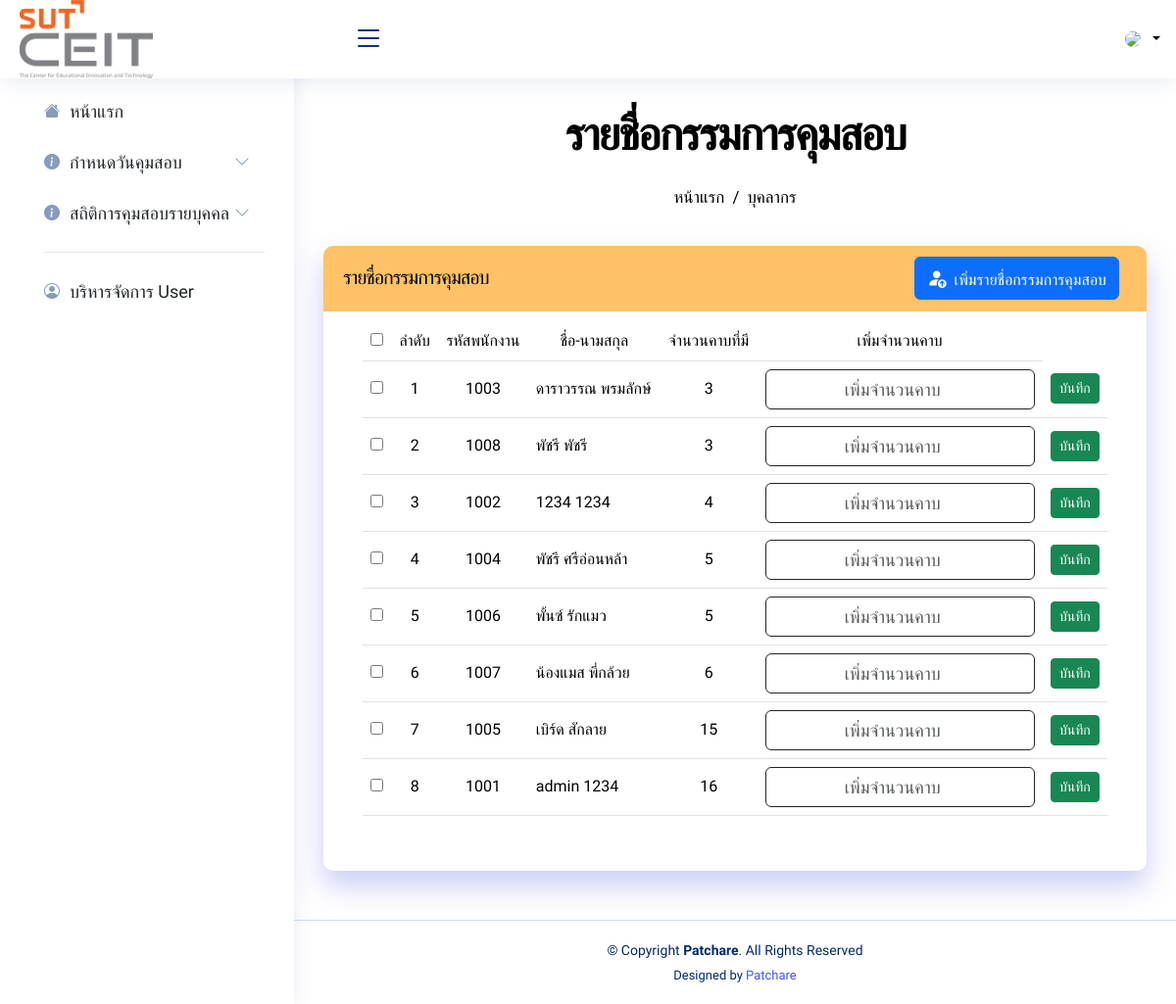
The page /admin/addname.php on the database its author committed.
### tables this page shows
CREATE TABLE `user` (
  `user_id` int(11) NOT NULL,
  `personal_id` int(11) NOT NULL COMMENT 'รหัสพนักงาน',
  `username` varchar(50) NOT NULL COMMENT 'ชื่อผู้ใช้',
  `password` varchar(30) NOT NULL COMMENT 'รหัสผ่าน',
  `name` varchar(50) NOT NULL COMMENT 'ชื่อ',
  `lastname` varchar(50) NOT NULL COMMENT 'นามสกุล',
  `email` varchar(35) NOT NULL COMMENT 'อีเมล',
  `phone` char(15) NOT NULL COMMENT 'เบอร์โทรศัพท์',
  `tel` char(15) NOT NULL COMMENT 'เบอร์ภายใน',
  `user_type` int(1) NOT NULL COMMENT 'ประเภทผู้ใช้{1:ผู้ดูแลระบบ, 2:ผู้ใช้งานระบบ,}',
  `status` int(11) NOT NULL COMMENT 'สถานะผู้เข้าใช้งาน{0:ไม่อนุญาตให้เข้าใช้งาน, 1:อนุญาตให้เข้าใช้งาน',
  `amout_hour` int(11) NOT NULL COMMENT 'จำนวนคาบที่มี',
  `ag_id` int(11) NOT NULL COMMENT 'รหัสหน่วยงาน'
);

### admin/addname.php (the view, shortened to what this page needs)
<!DOCTYPE html>
<html lang="en">
<head>
    <link href="../assets/vendor/bootstrap/css/bootstrap.min.css" rel="stylesheet">
    <link href="../assets/vendor/bootstrap-icons/bootstrap-icons.css" rel="stylesheet">
    <link href="../assets/vendor/boxicons/css/boxicons.min.css" rel="stylesheet">
    <link href="../assets/vendor/quill/quill.snow.css" rel="stylesheet">
    <link href="../assets/vendor/quill/quill.bubble.css" rel="stylesheet">
    <link href="../assets/vendor/remixicon/remixicon.css" rel="stylesheet">
    <link href="../assets/vendor/simple-datatables/style.css" rel="stylesheet">
    <link href="../assets/css/style.css" rel="stylesheet">
    <link href="https://cdn.jsdelivr.net/npm/summernote@0.8.18/dist/summernote-lite.min.css" rel="stylesheet">
</head>
<body>
    <?php include("menu_admin.php") ?>
    <main id="main" class="main" style="margin-top: 90px;">
        <div class="pagetitle text-center">
            <h2>รายชื่อกรรมการคุมสอบ</h2>
            <nav class="d-flex justify-content-center">
                <ol class="breadcrumb mt-3">
                    <li class="breadcrumb-item"><a href="index_admin.php">หน้าแรก</a></li>
                    <li class="breadcrumb-item"><a href="people.php">บุคลากร</a></li>
                </ol>
            </nav>
        </div>
        <section class="section">
            <div class="card">
                <div class="card-site d-flex align-items-center">
                    <h5 class="card-title">รายชื่อกรรมการคุมสอบ</h5>
                    <a href="peopleCreate.php" class="ms-auto">
                        <button class="btn btn-primary btn-round me-2">
                            <i class="card-icon bi bi-person-fill-up me-1"></i>
                            เพิ่มรายชื่อกรรมการคุมสอบ
                        </button>
                    </a>
                </div>
                <div class="card-body">
                    <div class="card-body">
                        <div class="table-responsive">
                            <table class="table table-hover">
                                <thead>
                                    <tr>
                                        <th class="text-center">
                                            <input type="checkbox" id="selectAll" onclick="toggleAll(this)">
                                        </th>
                                        <th class="text-center">ลำดับ</th>
                                        <th class="text-center">รหัสพนักงาน</th>
                                        <th class="text-center">ชื่อ-นามสกุล</th>
                                        <th class="text-center">จำนวนคาบที่มี</th>
                                        <th class="text-center">เพิ่มจำนวนคาบ</th>
                                    </tr>
                                </thead>
                                <tbody>
                                    <?php
                                    $sql = "SELECT personal_id, name, lastname, amout_hour FROM user ORDER BY amout_hour ASC";
                                    $result = mysqli_query($conn, $sql);
                                    $numrow = mysqli_num_rows($result);
                                    if ($numrow > 0) {
                                        $i = 1;
                                        while ($row = mysqli_fetch_assoc($result)) { ?>
                                            <tr>
                                                <td class="text-center">
                                                    <input type="checkbox" class="recordCheckbox" value="<?php echo $row['personal_id']; ?>">
                                                </td>
                                                <td class="text-center"><?php echo $i++; ?></td>
                                                <td class="text-center"><?php echo $row['personal_id']; ?></td>
                                                <td><?php echo $row['name'] . ' ' . $row['lastname']; ?></td>
                                                <td class="text-center"><?php echo $row['amout_hour']; ?></td>
                                                <td class="text-center">
                                                    <input type="number" class="form-control text-center" id="hours-<?php echo $row['personal_id']; ?>"
                                                        placeholder="เพิ่มจำนวนคาบ">
                                                </td>
                                                <td class="text-center">
                                                    <button class="btn btn-success btn-sm" onclick="updateHours('<?php echo $row['personal_id']; ?>')">
                                                        บันทึก
                                                    </button>
                                                </td>
                                            </tr>
                                        <?php }
                                    } else { ?>
                                        <tr>
                                            <td colspan="7" class="text-center">ไม่มีข้อมูล</td>
                                        </tr>
                                    <?php }
                                    ?>
                                </tbody>
                            </table>
                        </div>
                    </div>
                </div>
        </section>
    </main>
    <?php
    include("footer_admin.php")
    ?>
</body>

### assets/css/style.css (style rules this page uses)
:root { --white-color: #ffffff; --primary-color: #FF9900; --secondary-color: #000000; --default-color: #212529; --section-bg-color: #f0f8ff; --site-footer-bg-color: #ffffff; --dark-color: #000000; --body-font-family: 'Mitr', sans-serif; --h1-font-size: 52px; --h2-font-size: 46px; --h3-font-size: 32px; --h4-font-size: 28px; --h5-font-size: 24px; --h6-font-size: 22px; --p-font-size: 16px; --btn-font-size: 18px; --copyright-font-size: 14px; --border-radius-large: 100px; --border-radius-medium: 20px; --border-radius-small: 10px; --font-weight-light: 300; --font-weight-normal: 400; --font-weight-semibold: 600; --font-weight-bold: 700; }
body { background-color: var(--white-color); font-family: var(--body-font-family); }
h2, h3, h4, h5, h6 { color: var(--dark-color); }
h1, h2, h3, h4, h5, h6 { font-weight: var(--font-weight-semibold); letter-spacing: -1px; }
h2 { color: var(--secondary-color); font-size: var(--h2-font-size); letter-spacing: -2px; }
h5 { color: var(--seconary-color); font-size: var(--h5-font-size); }
a { color: #4154f1; text-decoration: none; }
a, button { touch-action: manipulation; transition: all 0.3s; }
#main { margin-top: 90px; padding: 20px 30px; transition: all 0.3s; }
.pagetitle { text-align: center; padding-bottom: 20px; position: relative; }
.table-responsive { margin-top: 10px; overflow-x: auto; -webkit-overflow-scrolling: touch; transition: 0.3s; }
.table>thead>tr>th { font-weight: 400; }
.table>tbody { vertical-align: middle; }
.form-select, .form-control { border: 1px solid var(--default-color); }
.form-control { font-size: 18px; font-weight: 400; }
.card { margin-bottom: 30px; border: none; border-radius: 10px; box-shadow: 0px 15px 30px rgba(77, 87, 222, 0.3); }
.card-site { background: color-mix(in srgb, var(--primary-color), transparent 40%); color: white; border-radius: 10px 10px 0 0; padding: 0 1.25rem ; }
.card-icon { color: #fff; font-size: 20px; }
.card-title { padding: 20px 0 15px 0; font-size: 20px; font-weight: 500; color: #000000; font-family: "Mitr", sans-serif; }
.card-body { padding: 0 20px 20px 20px; }
.breadcrumb { font-size: 17px; font-family: "Mitr", sans-serif; color: var(--dark-color); font-weight: 400; }
.breadcrumb a { color: var(--dark-color); transition: 0.3s; }
.breadcrumb .breadcrumb-item::before { color: var(--dark-color); }
@media (min-width: 1200px) { #main, #footer { margin-left: 300px; } }

### rows shown on the page
user: personal "1003", name "ดาราวรรณ", lastname "พรมลักษ์", amout_hour "3"
user: personal "1008", name "พัชรี", lastname "พัชรี", amout_hour "3"
user: personal "1002", name "1234", lastname "1234", amout_hour "4"
user: personal "1004", name "พัชรี", lastname "ศรีอ่อนหล้า", amout_hour "5"
user: personal "1006", name "พั้นซ์", lastname "รักแมว", amout_hour "5"
user: personal "1007", name "น้องแมส", lastname "พี่กล้วย", amout_hour "6"
user: personal "1005", name "เบิร์ด", lastname "สักลาย", amout_hour "15"
user: personal "1001", name "admin", lastname "1234", amout_hour "16"
